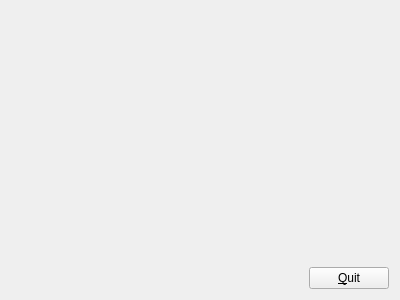
<?xml version="1.0" encoding="UTF-8"?>
<ui version="4.0">
 <class>AxisViewerDlg</class>
 <widget class="QWidget" name="AxisViewerDlg">
  <property name="geometry">
   <rect>
    <x>0</x>
    <y>0</y>
    <width>400</width>
    <height>300</height>
   </rect>
  </property>
  <property name="windowTitle">
   <string>Axis Viewer</string>
  </property>
  <property name="windowIcon">
   <iconset resource="icons.qrc">
    <normaloff>:/cmiss_icon.ico</normaloff>:/cmiss_icon.ico</iconset>
  </property>
  <layout class="QGridLayout" name="gridLayout">
   <item row="1" column="1">
    <widget class="QPushButton" name="pushButton">
     <property name="text">
      <string>&amp;Quit</string>
     </property>
    </widget>
   </item>
   <item row="1" column="0">
    <spacer name="horizontalSpacer">
     <property name="orientation">
      <enum>Qt::Horizontal</enum>
     </property>
     <property name="sizeHint" stdset="0">
      <size>
       <width>40</width>
       <height>20</height>
      </size>
     </property>
    </spacer>
   </item>
   <item row="0" column="0" colspan="2">
    <widget class="QtGraphicsCanvas" name="widget" native="true"/>
   </item>
  </layout>
 </widget>
 <customwidgets>
  <customwidget>
   <class>QtGraphicsCanvas</class>
   <extends>QWidget</extends>
   <header>qtgraphicscanvas.h</header>
   <container>1</container>
  </customwidget>
 </customwidgets>
 <resources>
  <include location="icons.qrc"/>
 </resources>
 <connections>
  <connection>
   <sender>pushButton</sender>
   <signal>clicked()</signal>
   <receiver>AxisViewerDlg</receiver>
   <slot>close()</slot>
   <hints>
    <hint type="sourcelabel">
     <x>365</x>
     <y>147</y>
    </hint>
    <hint type="destinationlabel">
     <x>331</x>
     <y>83</y>
    </hint>
   </hints>
  </connection>
 </connections>
</ui>
